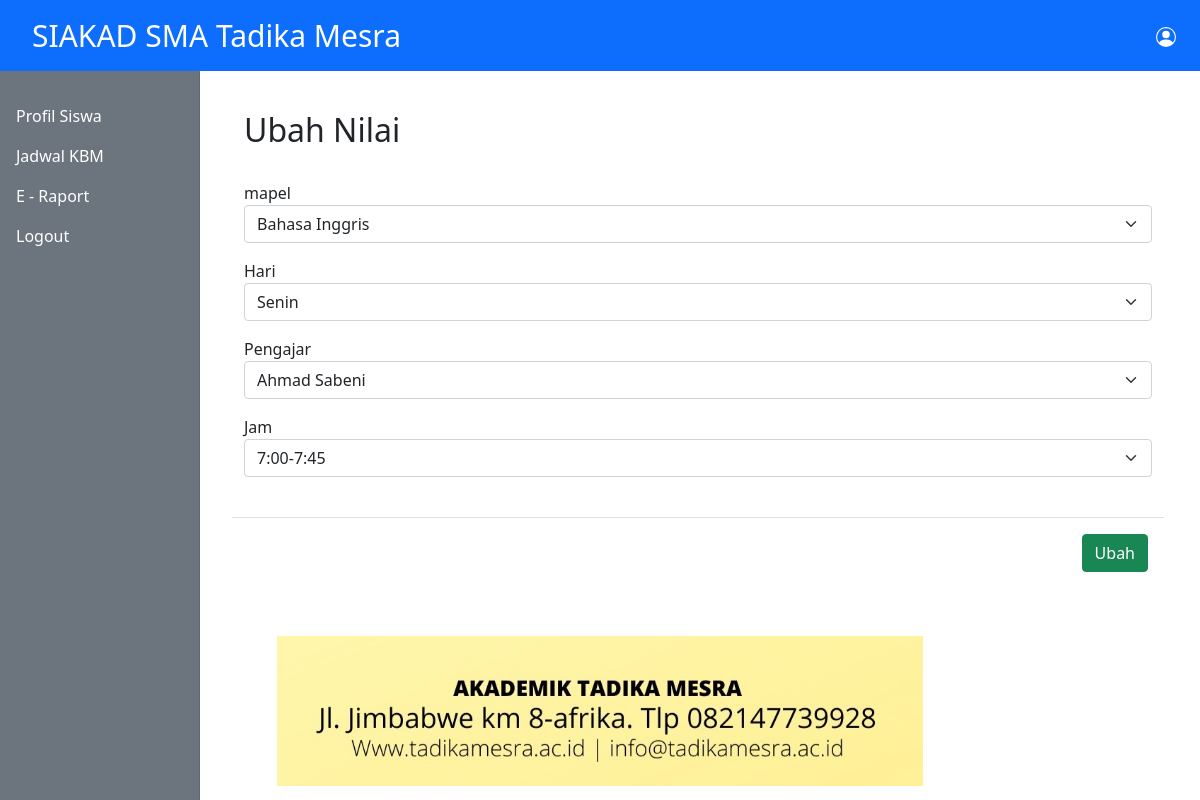
The page /admin/ubah-kbm.php?id=2&kelas=x mipa 1 on the database its author committed.
### tables this page shows
CREATE TABLE `pelajaran` (
  `id` int(11) NOT NULL,
  `kelas` varchar(40) NOT NULL,
  `hari` varchar(30) NOT NULL,
  `jam` varchar(50) NOT NULL,
  `mapel` varchar(100) NOT NULL,
  `pengajar` varchar(100) NOT NULL
);

### admin/ubah-kbm.php (the view, shortened to what this page needs)
<?php
include_once '../database/koneksi.php';
include_once '../templates/header.php';
$id = $_GET["id"];
$sql = mysqli_query($koneksi,"SELECT * FROM pelajaran WHERE id = '$id'");
while ($rows = mysqli_fetch_assoc($sql)){
  $hari = $rows["hari"];
  $jam = $rows["jam"];
  $mapel = $rows["mapel"];
  $pengajar = $rows["pengajar"];
}
 ?>
<div class="container mt-3">
	<h2 style="text-transform: capitalize;"> ubah nilai </h2> <br>
	<form action="" method="post">
     <div class="form-group">
       <label for="mapel">mapel</label>
         <select class="form-select form-select-md mb-3" aria-label=".form-select-lg example" id="mapel" name="mapel">
                <option value="<?= $mapel?>"><?= $mapel?></option>
         </select>
     </div>
             <div class="form-group">
               <label for="hari">Hari</label>
               <select class="form-select form-select-md mb-3" aria-label=".form-select-lg example" id="hari" name="hari">
               <option value="<?= $hari?>"><?= $hari?></option>
               </select>
             </div>
             <div class="form-group">
               <label for="pengajar">Pengajar</label>
               <select class="form-select form-select-md mb-3" aria-label=".form-select-lg example" id="pengajar" name="pengajar">
               <option value="<?= $pengajar?>"><?= $pengajar?></option>
         </select>
             </div>
             <div class="form-group">
               <label for="jam">Jam</label>
               <select class="form-select form-select-md mb-3" aria-label=".form-select-lg example" id="jam" name="jam">
               <option value="<?= $jam?>"><?= $jam?></option>
               </select>
             </div>
     </div>
     <br>
     <div class="modal-footer">
     <button type="submit" name="ubah" class="btn btn-success">Ubah</button>
        </div>
</div>
 <?php include_once '../templates/footer.php'; ?>

### rows shown on the page
pelajaran: mapel "Bahasa Inggris", hari "Senin", pengajar "Ahmad Sabeni", jam "7:00-7:45"
